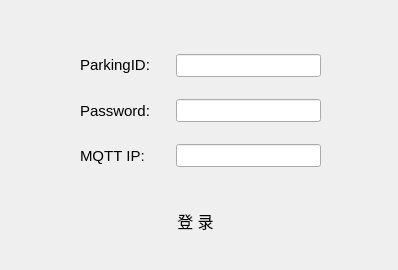
<?xml version="1.0" encoding="UTF-8"?>
<ui version="4.0">
 <class>Dialog</class>
 <widget class="QDialog" name="Dialog">
  <property name="windowModality">
   <enum>Qt::ApplicationModal</enum>
  </property>
  <property name="geometry">
   <rect>
    <x>0</x>
    <y>0</y>
    <width>398</width>
    <height>270</height>
   </rect>
  </property>
  <property name="windowTitle">
   <string>ProjectZ</string>
  </property>
  <property name="styleSheet">
   <string notr="true"/>
  </property>
  <widget class="QWidget" name="horizontalLayoutWidget">
   <property name="geometry">
    <rect>
     <x>80</x>
     <y>40</y>
     <width>241</width>
     <height>51</height>
    </rect>
   </property>
   <layout class="QHBoxLayout" name="horizontalLayout">
    <item>
     <widget class="QLabel" name="label">
      <property name="minimumSize">
       <size>
        <width>90</width>
        <height>40</height>
       </size>
      </property>
      <property name="maximumSize">
       <size>
        <width>90</width>
        <height>40</height>
       </size>
      </property>
      <property name="font">
       <font>
        <family>Arial</family>
        <pointsize>11</pointsize>
       </font>
      </property>
      <property name="text">
       <string>ParkingID:</string>
      </property>
     </widget>
    </item>
    <item>
     <widget class="QLineEdit" name="lineEdit">
      <property name="enabled">
       <bool>true</bool>
      </property>
      <property name="minimumSize">
       <size>
        <width>0</width>
        <height>0</height>
       </size>
      </property>
      <property name="font">
       <font>
        <family>Arial</family>
        <pointsize>10</pointsize>
       </font>
      </property>
     </widget>
    </item>
   </layout>
  </widget>
  <widget class="QWidget" name="horizontalLayoutWidget_2">
   <property name="geometry">
    <rect>
     <x>80</x>
     <y>90</y>
     <width>241</width>
     <height>42</height>
    </rect>
   </property>
   <layout class="QHBoxLayout" name="horizontalLayout_2">
    <item>
     <widget class="QLabel" name="label_2">
      <property name="minimumSize">
       <size>
        <width>90</width>
        <height>40</height>
       </size>
      </property>
      <property name="maximumSize">
       <size>
        <width>90</width>
        <height>40</height>
       </size>
      </property>
      <property name="font">
       <font>
        <family>Arial</family>
        <pointsize>11</pointsize>
       </font>
      </property>
      <property name="text">
       <string>Password:</string>
      </property>
     </widget>
    </item>
    <item>
     <widget class="QLineEdit" name="lineEdit_2">
      <property name="font">
       <font>
        <family>Arial</family>
        <pointsize>10</pointsize>
       </font>
      </property>
      <property name="echoMode">
       <enum>QLineEdit::Password</enum>
      </property>
     </widget>
    </item>
   </layout>
  </widget>
  <widget class="QPushButton" name="pushButton_2">
   <property name="enabled">
    <bool>true</bool>
   </property>
   <property name="geometry">
    <rect>
     <x>130</x>
     <y>200</y>
     <width>131</width>
     <height>41</height>
    </rect>
   </property>
   <property name="font">
    <font>
     <family>微软雅黑</family>
     <pointsize>12</pointsize>
     <weight>50</weight>
     <bold>false</bold>
    </font>
   </property>
   <property name="text">
    <string>登 录</string>
   </property>
   <property name="checkable">
    <bool>false</bool>
   </property>
   <property name="flat">
    <bool>true</bool>
   </property>
  </widget>
  <widget class="QWidget" name="horizontalLayoutWidget_3">
   <property name="geometry">
    <rect>
     <x>80</x>
     <y>130</y>
     <width>241</width>
     <height>52</height>
    </rect>
   </property>
   <layout class="QHBoxLayout" name="horizontalLayout_3">
    <item>
     <widget class="QLabel" name="label_3">
      <property name="minimumSize">
       <size>
        <width>90</width>
        <height>40</height>
       </size>
      </property>
      <property name="maximumSize">
       <size>
        <width>90</width>
        <height>40</height>
       </size>
      </property>
      <property name="font">
       <font>
        <family>Arial</family>
        <pointsize>11</pointsize>
       </font>
      </property>
      <property name="text">
       <string>MQTT IP:</string>
      </property>
     </widget>
    </item>
    <item>
     <widget class="QLineEdit" name="lineEdit_3">
      <property name="font">
       <font>
        <family>Arial</family>
        <pointsize>10</pointsize>
       </font>
      </property>
      <property name="cursor">
       <cursorShape>IBeamCursor</cursorShape>
      </property>
      <property name="autoFillBackground">
       <bool>false</bool>
      </property>
      <property name="styleSheet">
       <string notr="true"/>
      </property>
      <property name="frame">
       <bool>true</bool>
      </property>
      <property name="dragEnabled">
       <bool>false</bool>
      </property>
      <property name="clearButtonEnabled">
       <bool>false</bool>
      </property>
     </widget>
    </item>
   </layout>
  </widget>
 </widget>
 <resources/>
 <connections/>
</ui>
